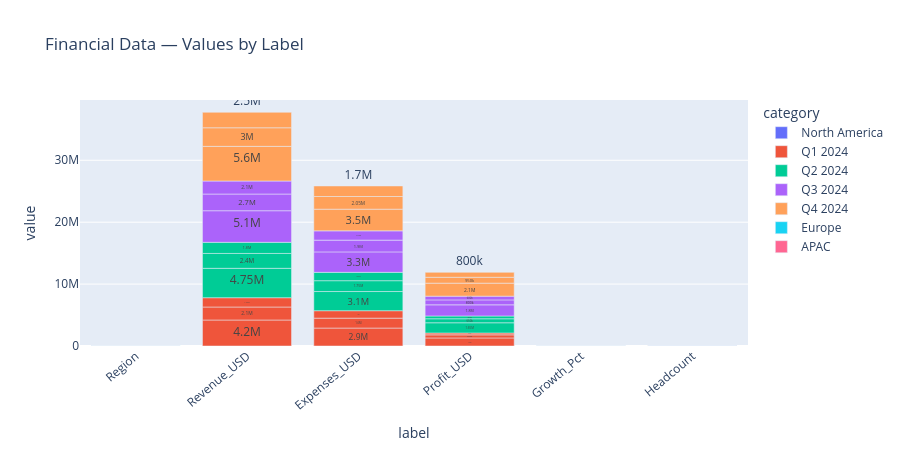

Notebook source saved alongside this figure:
### Code cell
fig = px.bar(
    df, x="label", y="value", color="category",
    title=f"{result.title} — Values by Label",
    text_auto=True, height=450
)
fig.update_layout(xaxis_tickangle=-40)
fig.show()

### Figure 1 — Plotly figure (JSON) as saved in the notebook; plotly's stock layout.template omitted (floating-point values rounded to 4 significant figures)
{"data": [{"hovertemplate": "category=North America<br>label=%{x}<br>value=%{y}<extra></extra>", "legendgroup": "North America", "marker": {"color": "#636efa", "pattern": {"shape": ""}}, "name": "North America", "orientation": "v", "showlegend": true, "textposition": "auto", "texttemplate": "%{y}", "type": "bar", "x": ["Region", "Region", "Region", "Region", "Region"], "xaxis": "x", "y": [3.0, 3.0, 3.0, 3.0, 3.0], "yaxis": "y"}, {"hovertemplate": "category=Q1 2024<br>label=%{x}<br>value=%{y}<extra></extra>", "legendgroup": "Q1 2024", "marker": {"color": "#EF553B", "pattern": {"shape": ""}}, "name": "Q1 2024", "orientation": "v", "showlegend": true, "textposition": "auto", "texttemplate": "%{y}", "type": "bar", "x": ["Revenue_USD", "Expenses_USD", "Profit_USD", "Growth_Pct", "Headcount", "Revenue_USD", "Expenses_USD", "Profit_USD", "Growth_Pct", "Headcount", "Revenue_USD", "Expenses_USD", "Profit_USD", "Growth_Pct", "Headcount"], "xaxis": "x", "y": [4200000.0, 2900000.0, 1300000.0, 12.5, 320.0, 2100000.0, 1600000.0, 500000.0, 8.2, 180.0, 1500000.0, 1200000.0, 300000.0, 18.0, 140.0], "yaxis": "y"}, {"hovertemplate": "category=Q2 2024<br>label=%{x}<br>value=%{y}<extra></extra>", "legendgroup": "Q2 2024", "marker": {"color": "#00cc96", "pattern": {"shape": ""}}, "name": "Q2 2024", "orientation": "v", "showlegend": true, "textposition": "auto", "texttemplate": "%{y}", "type": "bar", "x": ["Revenue_USD", "Expenses_USD", "Profit_USD", "Growth_Pct", "Headcount", "Revenue_USD", "Expenses_USD", "Profit_USD", "Growth_Pct", "Headcount", "Revenue_USD", "Expenses_USD", "Profit_USD", "Growth_Pct", "Headcount"], "xaxis": "x", "y": [4750000.0, 3100000.0, 1650000.0, 13.1, 335.0, 2400000.0, 1750000.0, 650000.0, 14.3, 195.0, 1800000.0, 1350000.0, 450000.0, 20.0, 158.0], "yaxis": "y"}, {"hovertemplate": "category=Q3 2024<br>label=%{x}<br>value=%{y}<extra></extra>", "legendgroup": "Q3 2024", "marker": {"color": "#ab63fa", "pattern": {"shape": ""}}, "name": "Q3 2024", "orientation": "v", "showlegend": true, "textposition": "auto", "texttemplate": "%{y}", "type": "bar", "x": ["Revenue_USD", "Expenses_USD", "Profit_USD", "Growth_Pct", "Headcount", "Revenue_USD", "Expenses_USD", "Profit_USD", "Growth_Pct", "Headcount", "Revenue_USD", "Expenses_USD", "Profit_USD", "Growth_Pct", "Headcount"], "xaxis": "x", "y": [5100000.0, 3300000.0, 1800000.0, 7.4, 350.0, 2700000.0, 1900000.0, 800000.0, 12.5, 210.0, 2100000.0, 1500000.0, 600000.0, 16.7, 172.0], "yaxis": "y"}, {"hovertemplate": "category=Q4 2024<br>label=%{x}<br>value=%{y}<extra></extra>", "legendgroup": "Q4 2024", "marker": {"color": "#FFA15A", "pattern": {"shape": ""}}, "name": "Q4 2024", "orientation": "v", "showlegend": true, "textposition": "auto", "texttemplate": "%{y}", "type": "bar", "x": ["Revenue_USD", "Expenses_USD", "Profit_USD", "Growth_Pct", "Headcount", "Revenue_USD", "Expenses_USD", "Profit_USD", "Growth_Pct", "Headcount", "Revenue_USD", "Expenses_USD", "Profit_USD", "Growth_Pct", "Headcount"], "xaxis": "x", "y": [5600000.0, 3500000.0, 2100000.0, 9.8, 370.0, 3000000.0, 2050000.0, 950000.0, 11.1, 220.0, 2500000.0, 1700000.0, 800000.0, 19.0, 190.0], "yaxis": "y"}, {"hovertemplate": "category=Europe<br>label=%{x}<br>value=%{y}<extra></extra>", "legendgroup": "Europe", "marker": {"color": "#19d3f3", "pattern": {"shape": ""}}, "name": "Europe", "orientation": "v", "showlegend": true, "textposition": "auto", "texttemplate": "%{y}", "type": "bar", "x": ["Region", "Region", "Region", "Region"], "xaxis": "x", "y": [3.0, 3.0, 3.0, 3.0], "yaxis": "y"}, {"hovertemplate": "category=APAC<br>label=%{x}<br>value=%{y}<extra></extra>", "legendgroup": "APAC", "marker": {"color": "#FF6692", "pattern": {"shape": ""}}, "name": "APAC", "orientation": "v", "showlegend": true, "textposition": "auto", "texttemplate": "%{y}", "type": "bar", "x": ["Region", "Region", "Region"], "xaxis": "x", "y": [3.0, 3.0, 3.0], "yaxis": "y"}], "layout": {"barmode": "relative", "height": 450, "legend": {"title": {"text": "category"}, "tracegroupgap": 0}, "title": {"text": "Financial Data — Values by Label"}, "xaxis": {"anchor": "y", "domain": [0.0, 1.0], "tickangle": -40, "title": {"text": "label"}}, "yaxis": {"anchor": "x", "domain": [0.0, 1.0], "title": {"text": "value"}}}}
